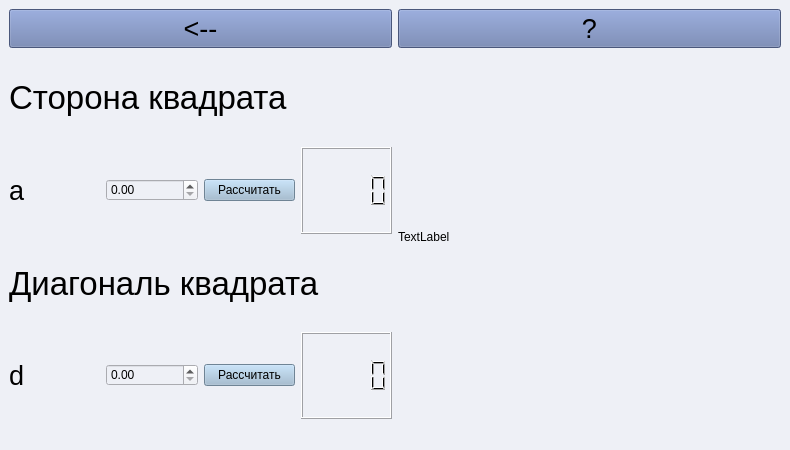
<?xml version="1.0" encoding="UTF-8"?>
<ui version="4.0">
 <class>MainWindow</class>
 <widget class="QMainWindow" name="MainWindow">
  <property name="geometry">
   <rect>
    <x>0</x>
    <y>0</y>
    <width>790</width>
    <height>450</height>
   </rect>
  </property>
  <property name="windowTitle">
   <string>MainWindow</string>
  </property>
  <property name="styleSheet">
   <string notr="true">background-color: rgb(238, 240, 246)</string>
  </property>
  <widget class="QWidget" name="centralwidget">
   <layout class="QGridLayout" name="gridLayout">
    <item row="1" column="1">
     <layout class="QVBoxLayout" name="verticalLayout_2">
      <item>
       <widget class="QLabel" name="square">
        <property name="text">
         <string>TextLabel</string>
        </property>
       </widget>
      </item>
     </layout>
    </item>
    <item row="1" column="0">
     <layout class="QVBoxLayout" name="verticalLayout">
      <item>
       <widget class="QLabel" name="label">
        <property name="font">
         <font>
          <pointsize>25</pointsize>
         </font>
        </property>
        <property name="styleSheet">
         <string notr="true"/>
        </property>
        <property name="text">
         <string>Сторона квадрата</string>
        </property>
       </widget>
      </item>
      <item>
       <layout class="QHBoxLayout" name="horizontalLayout">
        <item>
         <widget class="QLabel" name="label_4">
          <property name="font">
           <font>
            <pointsize>20</pointsize>
           </font>
          </property>
          <property name="styleSheet">
           <string notr="true"/>
          </property>
          <property name="text">
           <string>a</string>
          </property>
         </widget>
        </item>
        <item>
         <widget class="QDoubleSpinBox" name="side_a">
          <property name="styleSheet">
           <string notr="true"/>
          </property>
          <property name="maximum">
           <double>9999999999999.990234375000000</double>
          </property>
         </widget>
        </item>
        <item>
         <widget class="QPushButton" name="side_run">
          <property name="styleSheet">
           <string notr="true">background-color: rgb(156, 185, 209)</string>
          </property>
          <property name="text">
           <string>Рассчитать</string>
          </property>
         </widget>
        </item>
        <item>
         <widget class="QLCDNumber" name="side_ans"/>
        </item>
       </layout>
      </item>
      <item>
       <widget class="QLabel" name="label_2">
        <property name="font">
         <font>
          <pointsize>25</pointsize>
         </font>
        </property>
        <property name="styleSheet">
         <string notr="true"/>
        </property>
        <property name="text">
         <string>Диагональ квадрата</string>
        </property>
       </widget>
      </item>
      <item>
       <layout class="QHBoxLayout" name="horizontalLayout_3">
        <item>
         <widget class="QLabel" name="label_3">
          <property name="font">
           <font>
            <pointsize>20</pointsize>
           </font>
          </property>
          <property name="styleSheet">
           <string notr="true"/>
          </property>
          <property name="text">
           <string>d</string>
          </property>
         </widget>
        </item>
        <item>
         <widget class="QDoubleSpinBox" name="diagonal_d">
          <property name="styleSheet">
           <string notr="true"/>
          </property>
          <property name="maximum">
           <double>99999999999999.984375000000000</double>
          </property>
         </widget>
        </item>
        <item>
         <widget class="QPushButton" name="diagonal_run">
          <property name="styleSheet">
           <string notr="true">background-color: rgb(156, 185, 209)</string>
          </property>
          <property name="text">
           <string>Рассчитать</string>
          </property>
         </widget>
        </item>
        <item>
         <widget class="QLCDNumber" name="diagonal_ans"/>
        </item>
       </layout>
      </item>
     </layout>
    </item>
    <item row="0" column="0">
     <widget class="QPushButton" name="back">
      <property name="font">
       <font>
        <pointsize>20</pointsize>
       </font>
      </property>
      <property name="styleSheet">
       <string notr="true">background-color: rgb(103, 122, 172);</string>
      </property>
      <property name="text">
       <string>&lt;--</string>
      </property>
     </widget>
    </item>
    <item row="0" column="1">
     <widget class="QPushButton" name="question">
      <property name="font">
       <font>
        <pointsize>20</pointsize>
       </font>
      </property>
      <property name="styleSheet">
       <string notr="true">background-color: rgb(103, 122, 172);</string>
      </property>
      <property name="text">
       <string>?</string>
      </property>
     </widget>
    </item>
   </layout>
  </widget>
  <widget class="QMenuBar" name="menubar">
   <property name="geometry">
    <rect>
     <x>0</x>
     <y>0</y>
     <width>790</width>
     <height>26</height>
    </rect>
   </property>
  </widget>
  <widget class="QStatusBar" name="statusbar"/>
 </widget>
 <resources/>
 <connections/>
</ui>
